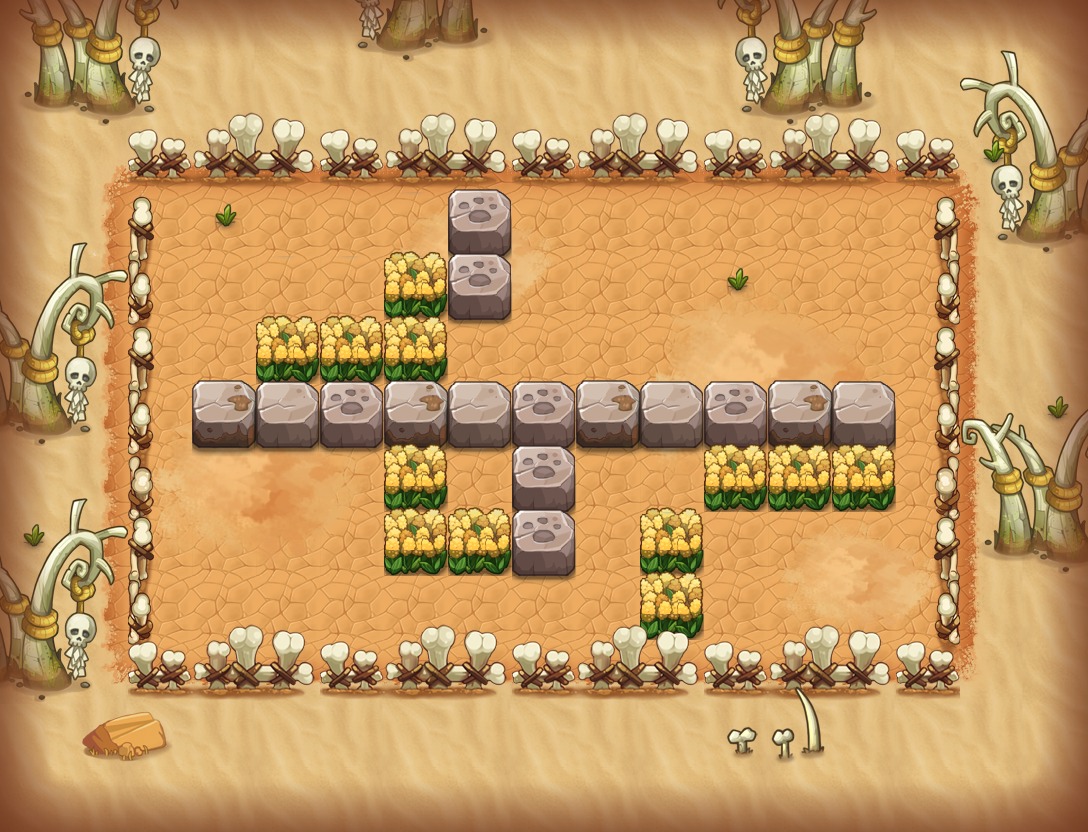

The image is a tile-based game level rendered from a .tmx file. Its description and source (layers, tilesets, objects; grid data summarised) follow:
An orthogonal 17x13 tile map with 64x64 px tiles, 16 tile layers (PASS, 块层 16, 块层 14, 块层 15, ...) and 9 objects (6x TRAP, 2x jdsc1, PLAYER).

<map version="1.0" orientation="orthogonal" width="17" height="13" tilewidth="64" tileheight="64">
 <properties>
  <property name="DESTRY1" value="255" />
  <property name="DESTRY2" value="314" />
  <property name="DESTRY3" value="224" />
  <property name="DESTRY_COUNT" value="3" />
  <property name="EXP" value="245" />
  <property name="ITEM" value="D005" />
  <property name="MONEY" value="368" />
 </properties>
 <tileset firstgid="1" name="hmpy" tilewidth="64" tileheight="64">
  <image source="hmpy-hd.png" width="1000" height="2048" />
 </tileset>
 <layer name="PASS" width="17" height="13">
  <data>[221 cells, 173 non-empty, 10 distinct tile ids]</data>
 </layer>
 <layer name="块层 16" width="17" height="13">
  <data>[221 cells, 135 non-empty, 25 distinct tile ids]</data>
 </layer>
 <layer name="块层 14" width="17" height="13">
  <data>[221 cells, 88 non-empty, 36 distinct tile ids]</data>
 </layer>
 <layer name="块层 15" width="17" height="13">
  <data>[221 cells, 16 non-empty, 8 distinct tile ids]</data>
 </layer>
 <layer name="块层 4" width="17" height="13">
  <data>[221 cells, 21 non-empty, 5 distinct tile ids]</data>
 </layer>
 <layer name="块层 3" width="17" height="13">
  <data>[221 cells, 57 non-empty, 12 distinct tile ids]</data>
 </layer>
 <layer name="块层 5" width="17" height="13">
  <data>[221 cells, 64 non-empty, 22 distinct tile ids]</data>
 </layer>
 <layer name="块层 2" width="17" height="13">
  <data>[221 cells, 104 non-empty, 6 distinct tile ids]</data>
 </layer>
 <layer name="SHELTER 9" width="17" height="13">
  <data>[221 cells, 11 non-empty, 3 distinct tile ids]</data>
 </layer>
 <layer name="SHELTER 8" width="17" height="13">
  <data>[221 cells, 1 non-empty, 1 distinct tile ids]</data>
 </layer>
 <layer name="SHELTER 7" width="17" height="13">
  <data>[221 cells, 4 non-empty, 2 distinct tile ids]</data>
 </layer>
 <layer name="SHELTER 6" width="17" height="13">
  <data>[221 cells, 5 non-empty, 2 distinct tile ids]</data>
 </layer>
 <layer name="SHELTER 5" width="17" height="13">
  <data>[221 cells, 11 non-empty, 3 distinct tile ids]</data>
 </layer>
 <layer name="SHELTER 4" width="17" height="13">
  <data>[221 cells, 3 non-empty, 1 distinct tile ids]</data>
 </layer>
 <layer name="SHELTER 3" width="17" height="13">
  <data>[221 cells, 2 non-empty, 2 distinct tile ids]</data>
 </layer>
 <layer name="SHELTER 2" width="17" height="13">
  <data>[221 cells, 1 non-empty, 1 distinct tile ids]</data>
 </layer>
 <objectgroup name="对象层 1" width="34" height="26">
  <object name="PLAYER" type="PLAYER" x="192" y="192" width="64" height="64" />
  <object name="block1" type="TRAP" x="512" y="576" width="64" height="64">
   <properties>
    <property name="trap_ani" value="blok2.actor" />
    <property name="trap_blok" value="true" />
    <property name="trap_id" value="0" />
   </properties>
  </object>
  <object name="jdsc1" x="832" y="576" width="64" height="64">
   <properties>
    <property name="lua_ai" value="monster_jdsc_ai" />
    <property name="quality" value="jdsc1.quality" />
   </properties>
  </object>
  <object name="jdsc1" x="832" y="192" width="64" height="64">
   <properties>
    <property name="lua_ai" value="monster_jdsc_ai" />
    <property name="quality" value="jdsc1.quality" />
   </properties>
  </object>
  <object name="zi_dan_up1" type="TRAP" x="576" y="320" width="64" height="64">
   <properties>
    <property name="trap_ani" value="fire_cat_up.actor" />
    <property name="trap_delay" value="2" />
    <property name="trap_id" value="0" />
    <property name="trap_script" value="trap(&quot;zi_dan_up1&quot;):setAtkPower(target(&quot;PLAYER&quot;):getHP()*0.1);trap(&quot;zi_dan_up1&quot;):turnUp(); trap(&quot;zi_dan_up1&quot;):getAI():getActions():addObject( AIUseSkill:create(   SkillLua:create(&quot;skill_0001&quot;)  )  );" />
    <property name="trap_start_mode" value="2" />
    <property name="trap_state" value="open" />
   </properties>
  </object>
  <object name="zi_dan_up2" type="TRAP" x="256" y="576" width="64" height="64">
   <properties>
    <property name="trap_ani" value="fire_cat_up.actor" />
    <property name="trap_delay" value="2" />
    <property name="trap_id" value="0" />
    <property name="trap_script" value="trap(&quot;zi_dan_up2&quot;):setAtkPower(target(&quot;PLAYER&quot;):getHP()*0.1);trap(&quot;zi_dan_up2&quot;):turnUp(); trap(&quot;zi_dan_up2&quot;):getAI():getActions():addObject( AIUseSkill:create(   SkillLua:create(&quot;skill_0001&quot;)  )  );" />
    <property name="trap_start_mode" value="2" />
    <property name="trap_state" value="open" />
   </properties>
  </object>
  <object name="mp1" type="TRAP" x="192" y="448" width="64" height="64">
   <properties>
    <property name="trap_ani" value="mp.actor" />
    <property name="trap_floor" value="true" />
    <property name="trap_id" value="0" />
    <property name="trap_script" value="trap_moveto(&quot;PLAYER&quot;, &quot;mp1&quot;,target(&quot;mp2&quot;):getX(),target(&quot;mp2&quot;):getY() );" />
    <property name="trap_sound_id" value="1" />
    <property name="trap_start_mode" value="0" />
    <property name="trap_state" value="open" />
   </properties>
  </object>
  <object name="mp2" type="TRAP" x="832" y="320" width="64" height="64">
   <properties>
    <property name="trap_ani" value="mp.actor" />
    <property name="trap_floor" value="true" />
    <property name="trap_id" value="0" />
    <property name="trap_script" value="trap_moveto(&quot;PLAYER&quot;, &quot;mp2&quot;,target(&quot;mp1&quot;):getX(),target(&quot;mp1&quot;):getY() );" />
    <property name="trap_sound_id" value="1" />
    <property name="trap_start_mode" value="0" />
    <property name="trap_state" value="open" />
   </properties>
  </object>
  <object name="block_control1" type="TRAP" x="448" y="448" width="64" height="64">
   <properties>
    <property name="trap_ani" value="switch.actor" />
    <property name="trap_floor" value="true" />
    <property name="trap_id" value="0" />
    <property name="trap_script" value="trap(&quot;block_control1&quot;):setOpened(false);trap(&quot;block1&quot;):setOpened(false)" />
    <property name="trap_sound_id" value="2" />
    <property name="trap_start_mode" value="0" />
    <property name="trap_state" value="open" />
   </properties>
  </object>
 </objectgroup>
</map>
